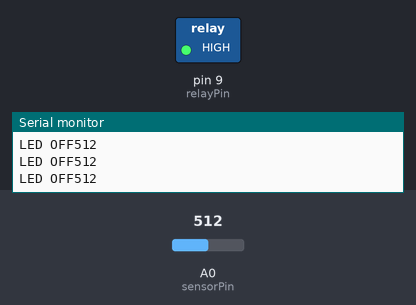
Simulated run of this sketch. Board: Arduino Uno, built with avr-gcc and run on an emulated ATmega328P. Parts: switched loads named in the sketch (green lamp = pin HIGH), the last lines printed to the serial monitor. The inputs (shaded band) are chosen by the test bench; at power-on: A0 (sensorPin) = 512.

Above: at 1.2 s.
1.3 s: A0 (sensorPin) set to 482
At 2.5 s:
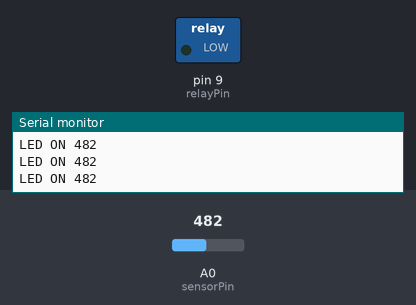
2.8 s: A0 (sensorPin) set to 510
At 3.8 s:
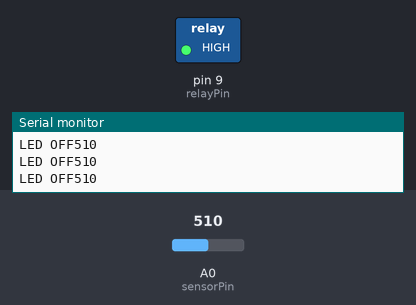
4.3 s: A0 (sensorPin) set to 490
At 4.6 s:
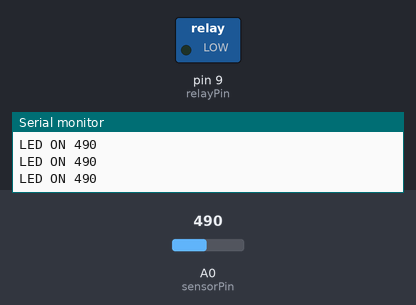
Timing chart, 0 to 7.3 s (numbered marks = the images above; inputs shaded):
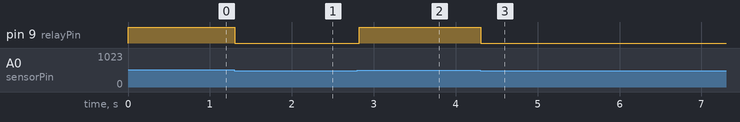

The sketch:

Relay_with_Arduino_and_LDR.ino
```cpp
/*
   Relay with Arduino and LDR
   For more details, visit:
*/

int sensorPin = A0;
int relayPin = 9;

void setup()
{
  Serial.begin(9600);
  pinMode(sensorPin, INPUT);
  pinMode(relayPin, OUTPUT);
}
void loop()
{
  int sensorValue = analogRead(sensorPin);
  if( sensorValue <= 500 )  // Change the value as per your requirement
  {
    digitalWrite(relayPin, LOW);
    Serial.print("LED ON ");
    Serial.println(sensorValue);
    delay(100);
  }

  else
  {
    digitalWrite(relayPin, HIGH);
    Serial.print("LED OFF");
    Serial.println(sensorValue);
  }
}
```

Measured:
- the behaviour switches between 501 and 500 on A0 (sensorPin) (found by bisection; images 0 and 1)
- after the input at 1.3 s, pin 9 (relayPin): HIGH → LOW at once
- after the input at 2.8 s, pin 9 (relayPin): LOW → HIGH at once
- after the input at 4.3 s, pin 9 (relayPin): HIGH → LOW at once
